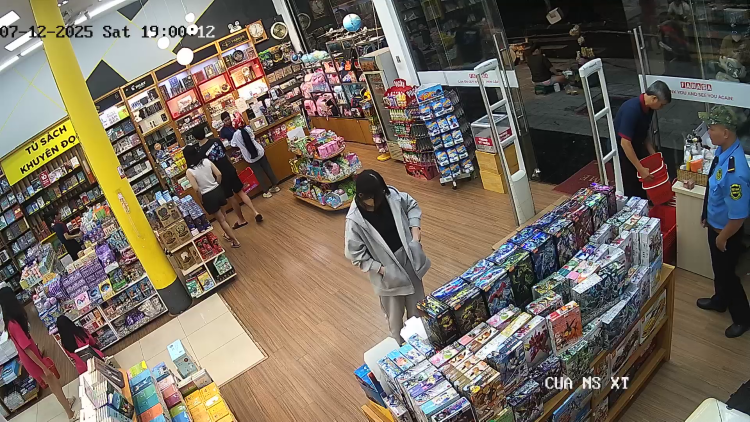
#> input picture tests/image.png, 1500 x 843 px (shown at 1/2 size); its folder holds only this picture in this run
$ python -i gmc.py   (imports and definitions only)
#> lines starting #> are read from the running program, lines starting #| are printed output that depends on the picture
#> further down, picture is the input picture: shape (843, 1500, 3); mean B, G, R 93.8, 106.2, 116.8
"""Global Motion Compensation (GMC) for camera motion compensation."""

import cv2
import numpy as np
from typing import Optional, Tuple


class GMC:
    """
    Global Motion Compensation to handle camera motion in tracking.

    Supports multiple methods: ORB, SIFT, ECC, Sparse Optical Flow
    """

    def __init__(self, method: str = 'orb', downscale: int = 2):
        """
        Initialize GMC with specified method.

        Args:
            method: GMC method ('orb', 'sift', 'ecc', 'sparseOptFlow', 'none')
            downscale: Downscale factor for processing speed
        """
        self.method = method.lower()
        self.downscale = max(1, int(downscale))

        self.prevFrame = None
        self.prevKeyPoints = None
        self.prevDescriptors = None

        self.initializedFirstFrame = False

        # Initialize feature detector based on method
        if self.method == 'orb':
            self.detector = cv2.ORB_create(1000)
            self.matcher = cv2.BFMatcher(cv2.NORM_HAMMING)
        elif self.method == 'sift':
            self.detector = cv2.SIFT_create(1000)
            self.matcher = cv2.BFMatcher(cv2.NORM_L2)
        elif self.method == 'ecc':
            self.warp_mode = cv2.MOTION_EUCLIDEAN
            self.criteria = (cv2.TERM_CRITERIA_EPS | cv2.TERM_CRITERIA_COUNT, 5000, 1e-6)
        elif self.method == 'sparseoptflow':
            self.feature_params = dict(
                maxCorners=1000,
                qualityLevel=0.01,
                minDistance=1,
                blockSize=3,
                useHarrisDetector=False,
                k=0.04
            )

    def apply(self, raw_frame: np.ndarray, detections: Optional[np.ndarray] = None) -> np.ndarray:
        """
        Apply global motion compensation.

        Args:
            raw_frame: Input frame
            detections: Optional detections to transform

        Returns:
            Homography matrix (3x3) or identity if no motion detected
        """
        if self.method == 'none':
            return np.eye(3, dtype=np.float32)

        # Downscale frame for processing
        height, width = raw_frame.shape[:2]
#> height = 843; width = 1500
        frame = cv2.resize(raw_frame, (width // self.downscale, height // self.downscale))
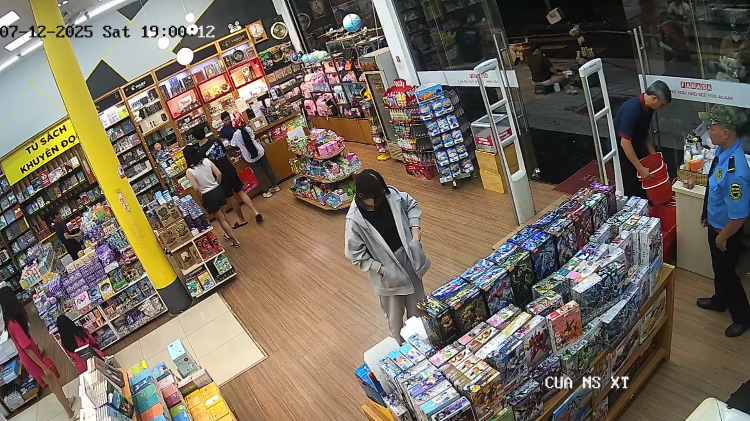
#> frame: shape (421, 750, 3); mean B, G, R 93.7, 106.1, 116.7

        # Convert to grayscale
        if len(frame.shape) == 3:
            frame = cv2.cvtColor(frame, cv2.COLOR_BGR2GRAY)
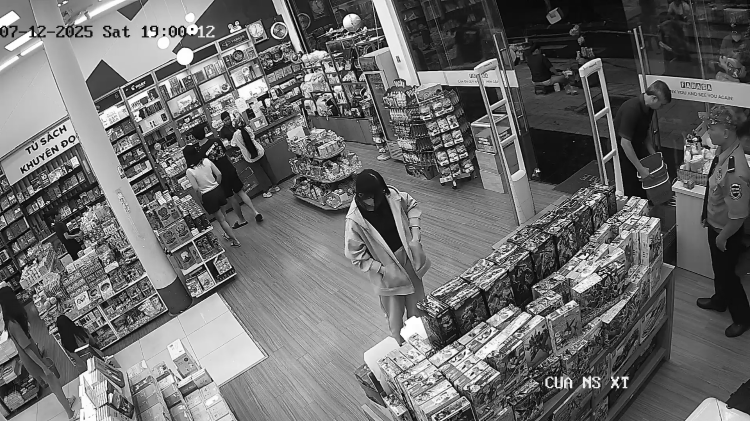
#> frame: shape (421, 750); min 2, max 255, mean 107.8

        H = np.eye(3, dtype=np.float32)

        if not self.initializedFirstFrame:
            self.prevFrame = frame.copy()
            self.initializedFirstFrame = True
            return H

        try:
            if self.method in ['orb', 'sift']:
                H = self._feature_based_gmc(frame)
            elif self.method == 'ecc':
                H = self._ecc_based_gmc(frame)
            elif self.method == 'sparseoptflow':
                H = self._optical_flow_gmc(frame)
        except Exception as e:
            print(f"GMC failed: {e}")
            H = np.eye(3, dtype=np.float32)

        # Scale homography back to original resolution
        if self.downscale > 1:
            H[0, 2] *= self.downscale
            H[1, 2] *= self.downscale

        self.prevFrame = frame.copy()
        return H

    # [104 lines left out: functions _feature_based_gmc, _ecc_based_gmc, _optical_flow_gmc, reset, not called in this run]

>>> import cv2
>>> picture = cv2.imread('../../../tests/image.png')
>>> result = GMC().apply(picture)
#> result = [[1, 0, 0], [0, 1, 0], [0, 0, 1]]
